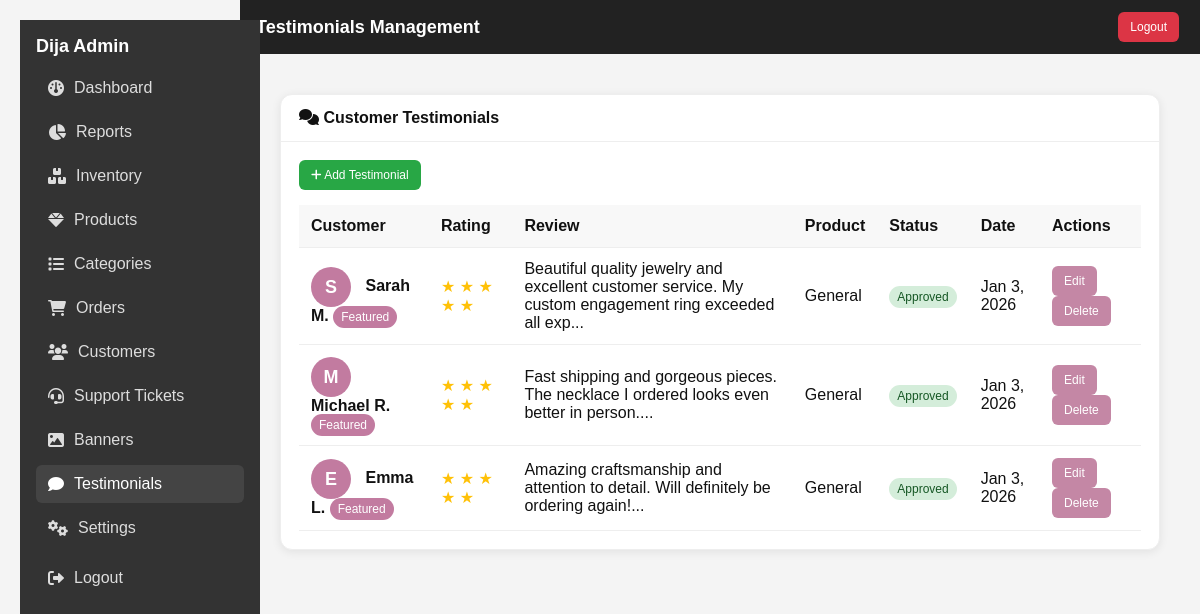
Page /admin/testimonials.php (signed in) on the committed database.
### tables this page shows
CREATE TABLE IF NOT EXISTS testimonials (
    id INT PRIMARY KEY AUTO_INCREMENT,
    customer_name VARCHAR(255) NOT NULL,
    email VARCHAR(255),
    rating INT NOT NULL CHECK (rating >= 1 AND rating <= 5),
    title VARCHAR(255),
    content TEXT NOT NULL,
    product_id INT,
    client_image MEDIUMTEXT NULL,
    is_featured BOOLEAN DEFAULT FALSE,
    is_approved BOOLEAN DEFAULT FALSE,
    created_at TIMESTAMP DEFAULT CURRENT_TIMESTAMP,
    FOREIGN KEY (product_id) REFERENCES products(id) ON DELETE SET NULL
);

### admin/testimonials.php (the view, shortened to what this page needs)
<?php
$page_title = 'Testimonials Management';
$active_nav = 'testimonials';
require_once '../config/database.php';
$stmt = $pdo->query("SELECT t.*, p.name as product_name FROM testimonials t LEFT JOIN products p ON t.product_id = p.id ORDER BY t.created_at DESC");
$testimonials = $stmt->fetchAll();
?>
<!DOCTYPE html>
<html lang="en">
<head>
</head>
<body>
<?php include '_layout_header.php'; ?>
    <div class="card">
        <div class="card-header"><i class="fas fa-comments"></i> Customer Testimonials</div>
        <div class="card-body">
            <button class="btn btn-success" onclick="openAddModal()" style="margin-bottom:15px;"><i class="fas fa-plus"></i> Add Testimonial</button>
            <table>
            <thead>
                <tr>
                    <th>Customer</th>
                    <th>Rating</th>
                    <th>Review</th>
                    <th>Product</th>
                    <th>Status</th>
                    <th>Date</th>
                    <th>Actions</th>
                </tr>
            </thead>
            <tbody>
                <?php foreach ($testimonials as $testimonial): ?>
                <tr>
                    <td>
                        <?php if ($testimonial['client_image']): ?>
                            <img src="<?php echo htmlspecialchars($testimonial['client_image']); ?>" alt="<?php echo htmlspecialchars($testimonial['customer_name']); ?>" class="client-avatar">
                        <?php else: ?>
                            <span class="client-initial"><?php echo strtoupper(substr($testimonial['customer_name'], 0, 1)); ?></span>
                        <?php endif; ?>
                        <strong><?php echo htmlspecialchars($testimonial['customer_name']); ?></strong>
                        <?php if ($testimonial['is_featured']): ?>
                            <span class="status-badge featured-badge">Featured</span>
                        <?php endif; ?>
                    </td>
                    <td>
                        <span class="rating">
                            <?php for($i = 1; $i <= 5; $i++): ?>
                                <?php echo $i <= $testimonial['rating'] ? '★' : '☆'; ?>
                            <?php endfor; ?>
                        </span>
                    </td>
                    <td><?php echo htmlspecialchars(substr($testimonial['content'], 0, 100)) . '...'; ?></td>
                    <td><?php echo htmlspecialchars($testimonial['product_name'] ?? 'General'); ?></td>
                    <td>
                        <span class="status-badge <?php echo $testimonial['is_approved'] ? 'status-approved' : 'status-pending'; ?>">
                            <?php echo $testimonial['is_approved'] ? 'Approved' : 'Pending'; ?>
                        </span>
                    </td>
                    <td><?php echo date('M j, Y', strtotime($testimonial['created_at'])); ?></td>
                    <td>
                        <button class="btn" onclick="editTestimonial(<?php echo $testimonial['id']; ?>)">Edit</button>
                        <button class="btn btn-danger" onclick="deleteTestimonial(<?php echo $testimonial['id']; ?>)">Delete</button>
                    </td>
                </tr>
                <?php endforeach; ?>
            </tbody>
        </table>
            </div>
        </div>
        </div>
    </div>
<?php include '_layout_footer.php'; ?>

### admin/_layout_header.php (shortened to what this page needs)
<?php
$user_role = isset($_SESSION['admin_role']) ? $_SESSION['admin_role'] : '';
$page_title = isset($page_title) ? $page_title : 'Admin - Dija Accessories';
$active_nav = isset($active_nav) ? $active_nav : '';
?>
<!DOCTYPE html>
<html lang="en">
<head>
  <link href="https://cdnjs.cloudflare.com/ajax/libs/font-awesome/6.0.0/css/all.min.css" rel="stylesheet">
</head>
<body>
<div class="admin-layout">
  <aside class="sidebar">
    <h2>Dija Admin</h2>
    <a class="nav-link <?php echo $active_nav==='dashboard'?'active':''; ?>" href="/admin/index.php"><i class="fas fa-gauge"></i> <span>Dashboard</span></a>
    <a class="nav-link <?php echo $active_nav==='reports'?'active':''; ?>" href="/admin/reports.php"><i class="fas fa-chart-pie"></i> <span>Reports</span></a>
    <?php if (isset($user_role) && in_array($user_role, ['admin', 'superadmin'])): ?>
    <a class="nav-link <?php echo $active_nav==='inventory'?'active':''; ?>" href="/admin/inventory.php"><i class="fas fa-boxes"></i> <span>Inventory</span></a>
    <?php endif; ?>
    <a class="nav-link <?php echo $active_nav==='products'?'active':''; ?>" href="/admin/products.php"><i class="fas fa-gem"></i> <span>Products</span></a>
    <?php if (isset($user_role) && in_array($user_role, ['admin', 'superadmin'])): ?>
    <a class="nav-link <?php echo $active_nav==='categories'?'active':''; ?>" href="/admin/categories.php"><i class="fas fa-list"></i> <span>Categories</span></a>
    <?php endif; ?>
    <a class="nav-link <?php echo $active_nav==='orders'?'active':''; ?>" href="/admin/orders.php"><i class="fas fa-shopping-cart"></i> <span>Orders</span></a>
    <a class="nav-link <?php echo $active_nav==='customers'?'active':''; ?>" href="/admin/customers.php"><i class="fas fa-users"></i> <span>Customers</span></a>
    <a class="nav-link <?php echo $active_nav==='support_tickets'?'active':''; ?>" href="/admin/support-tickets.php"><i class="fas fa-headset"></i> <span>Support Tickets</span></a>
    <?php if (isset($user_role) && in_array($user_role, ['admin', 'superadmin'])): ?>
    <a class="nav-link <?php echo $active_nav==='banners'?'active':''; ?>" href="/admin/banners.php"><i class="fas fa-image"></i> <span>Banners</span></a>
    <a class="nav-link <?php echo $active_nav==='testimonials'?'active':''; ?>" href="/admin/testimonials.php"><i class="fas fa-comment"></i> <span>Testimonials</span></a>
    <a class="nav-link <?php echo $active_nav==='settings'?'active':''; ?>" href="/admin/settings.php"><i class="fas fa-cogs"></i> <span>Settings</span></a>
    <?php endif; ?>
    <div style="margin-top:12px;"><a class="nav-link" href="/admin/index.php?logout=1"><i class="fas fa-right-from-bracket"></i> <span>Logout</span></a></div>
  </aside>
  <div class="content">
    <header class="admin-header">
      <h1><?php echo htmlspecialchars($page_title); ?></h1>
      <a href="/admin/index.php?logout=1" class="btn logout">Logout</a>
    </header>
    <main class="main">

### admin/_layout_footer.php (shortened to what this page needs)
</body>
</html>

### admin/testimonials.php (style rules this page uses)
body { font-family: Arial, sans-serif; margin: 0; padding: 20px; background: #f4f4f4; }
.admin-header { background: #333; color: white; padding: 1rem; margin: -20px -20px 20px; }
table { width: 100%; border-collapse: collapse; }
th, td { padding: 12px; text-align: left; border-bottom: 1px solid #eee; }
th { background: #f8f8f8; font-weight: 600; }
.rating { color: #ffc107; }
.status-badge { padding: 4px 8px; border-radius: 12px; font-size: 12px; font-weight: 500; }
.status-approved { background: #d4edda; color: #155724; }
.featured-badge { background: #C27BA0; color: white; }
.btn { padding: 6px 12px; background: #C27BA0; color: white; border: none; border-radius: 4px; cursor: pointer; text-decoration: none; display: inline-block; font-size: 12px; margin-right: 5px; }
.btn-success { background: #28a745; }
.btn-danger { background: #dc3545; }
.client-initial { width: 40px; height: 40px; border-radius: 50%; background: #C27BA0; color: white; display: inline-flex; align-items: center; justify-content: center; font-weight: bold; font-size: 18px; margin-right: 10px; vertical-align: middle; }

### admin/_layout_header.php (style rules this page uses)
:root { --sidebar-bg:#333; --sidebar-txt:#fff; --sidebar-link:#ddd; --sidebar-link-hover:#fff; --accent:#c487a5; --bg:#f4f4f4; --card:#fff; --border:#eee; --txt:#111; }
* { box-sizing:border-box; }
body { margin:0; font-family: Arial, sans-serif; background:var(--bg); color:var(--txt); }
a { text-decoration:none; }
.admin-layout { display:flex; min-height:100vh; }
.sidebar { width:240px; background:var(--sidebar-bg); color:var(--sidebar-txt); padding:16px; position:sticky; top:0; height:100vh; }
.sidebar h2 { font-size:18px; margin:0 0 12px; color:#fff; }
.nav-link { display:flex; align-items:center; gap:10px; color:var(--sidebar-link); padding:10px 12px; border-radius:6px; margin-bottom:6px; }
.nav-link:hover, .nav-link.active { background:#444; color:var(--sidebar-link-hover); }
.content { flex:1; display:flex; flex-direction:column; }
.admin-header { background:#222; color:#fff; padding:12px 16px; display:flex; justify-content:space-between; align-items:center; }
.admin-header h1 { font-size:18px; margin:0; }
.btn { padding:8px 12px; background:var(--accent); color:#fff; border:none; border-radius:6px; cursor:pointer; display:inline-block; }
.btn.logout { background:#dc3545; }
.main { padding:20px; }
.card { background:var(--card); border-radius:12px; box-shadow:0 2px 10px rgba(0,0,0,0.08); margin-bottom:16px; border:1px solid var(--border); }
.card-header { padding:14px 18px; border-bottom:1px solid var(--border); font-weight:600; }
.card-body { padding:18px; }
.btn-success { background: #28a745; }

### rows in the picture
testimonials: customer_name "S", customer_name "Sarah M.", is_featured "Featured", rating 5 (drawn), content "Beautiful quality jewelry and excellent customer service. My custom engagement ring exceeded all exp", product_name "General", is_approved "Approved", created_at "Jan 3, 2026"
testimonials: customer_name "M", customer_name "Michael R.", is_featured "Featured", rating 5 (drawn), content "Fast shipping and gorgeous pieces. The necklace I ordered looks even better in person.", product_name "General", is_approved "Approved", created_at "Jan 3, 2026"
testimonials: customer_name "E", customer_name "Emma L.", is_featured "Featured", rating 5 (drawn), content "Amazing craftsmanship and attention to detail. Will definitely be ordering again!", product_name "General", is_approved "Approved", created_at "Jan 3, 2026"

### other values in the picture
$page_title "Testimonials Management"
